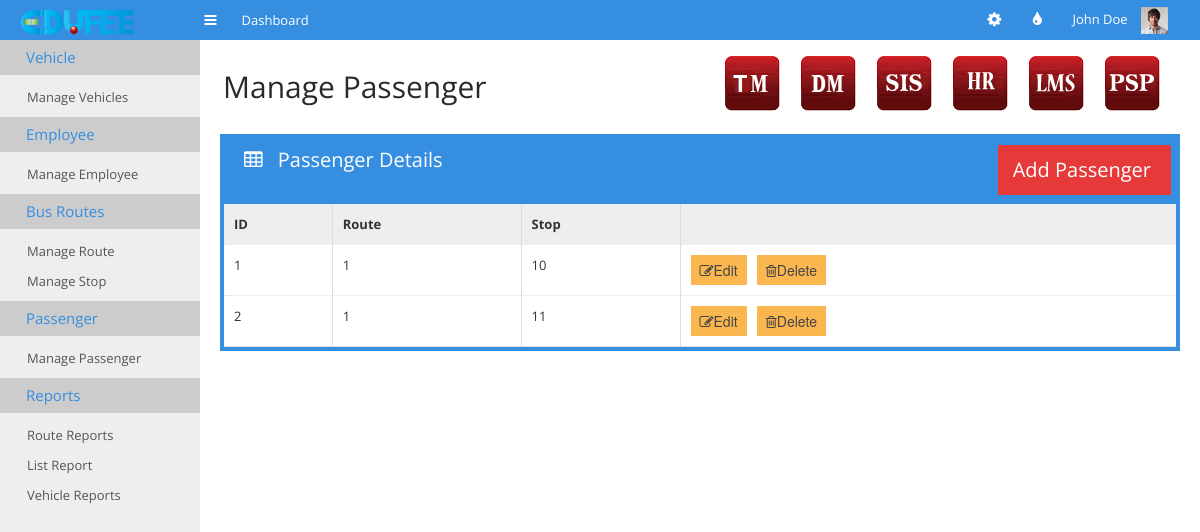
/tm-manage-passenger.php, run on an earlier commit of the app's database.
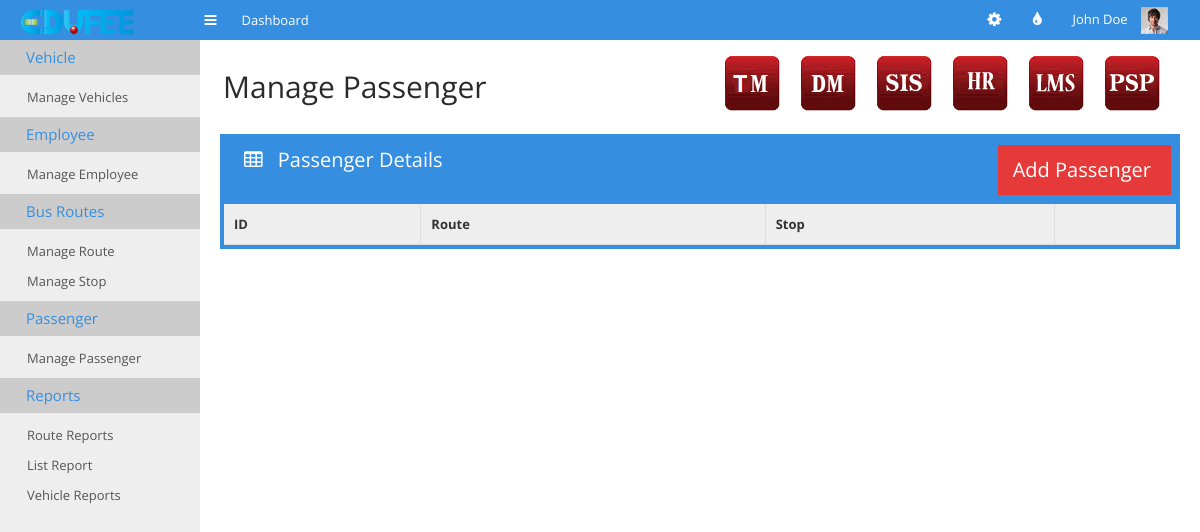
And on a later commit of the database.
### tables this page shows
CREATE TABLE IF NOT EXISTS `tm_student_details` (
  `id` int(11) NOT NULL,
  `route` int(11) DEFAULT NULL,
  `stop` int(11) DEFAULT NULL,
  `fee` int(11) DEFAULT NULL,
  `vehicle` varchar(20) DEFAULT NULL,
  PRIMARY KEY (`id`)
);

### tm-manage-passenger.php (the view, shortened to what this page needs)
 <!doctype html>
<html>
<head>
	<link rel="stylesheet" href="css/bootstrap.min.css">
	<link rel="stylesheet" href="css/bootstrap-responsive.min.css">
	<link rel="stylesheet" href="css/plugins/jquery-ui/smoothness/jquery-ui.css">
	<link rel="stylesheet" href="css/plugins/jquery-ui/smoothness/jquery.ui.theme.css">
	<link rel="stylesheet" href="css/style.css">
	<link rel="stylesheet" href="css/themes.css">
</head>
<body>
	<div id="navigation">
		<div class="container-fluid">
			<a href="#" id="brand"></a>
			<a href="#" class="toggle-nav" rel="tooltip" data-placement="bottom" title="Toggle navigation"><i class="icon-reorder"></i></a>
			<ul class='main-nav'>
				<li>
					<a href="index.html">
						<span>Dashboard</span>
					</a>
				</li>
			</ul>
			<div class="user">
				<ul class="icon-nav">
					<li class="dropdown sett">
						<a href="#" class='dropdown-toggle' data-toggle="dropdown"><i class="icon-cog"></i></a>
					</li>
					<li class='dropdown colo'>
						<a href="#" class='dropdown-toggle' data-toggle="dropdown"><i class="icon-tint"></i></a>
					</li>
				</ul>
				<div class="dropdown">
					<a href="#" class='dropdown-toggle' data-toggle="dropdown">John Doe <img src="img/demo/user-avatar.jpg" alt=""></a>
				</div>
			</div>
		</div>
	</div>
	<div class="container-fluid" id="content">
		<?php
require_once "cms.php";
?>
		<div id="main">
			<div class="container-fluid">
				<div class="page-header">
					<div class="pull-left">
						<h1>Manage Passenger</h1>
					</div>
					<div class="pull-right">
					    <ul class="minitiles" style="display:inline !important;">
					    	<li><a href="tm_main.html"><img src="img/tm_icon.png" alt=""></a></li>
					        <li><a href="http://www.edufee.com/subscribe_donation/"><img src="img/dm_icon.png" alt=""></a></li>
					        <li> <a href="http://www.edufee.com/SIS/home/"><img src="img/sis_icon.png" alt="" style="border:none;" border="0"/></a> </li>
					    	<li><a href="http://www.edufee.com/hrm/symfony/web/index.php/admin/LandingPage"><img src="img/hr_icon.png" alt=""></a></li>
					        <li> <a href="http://www.edufee.com/openbiblio/catalog/home.php"><img src="img/lms_icon.png" alt="" style="border:none;" border="0"/></a> </li>
					      <li><a href="http://www.edufee.com/psp_dashboard/psp"><img src="img/psp_icon.png" alt="" border="0"/>
					      </a></li>
					    </ul>
					</div>
				</div>
			<div class="row-fluid">
					<div class="span12">
						<div class="box box-color box-bordered">
							<div class="box-title">
								<h3>
									<i class="icon-table"></i>
									Passenger Details
								</h3>
								<div class="pull-right" style="margin-right: 5px;">
									<ul class="pull-right stats"><li class="lightred">
											<a href="tm-add-passenger.php">
												<div  style="margin-right: 5px;">
													<h3>Add Passenger</h3>
												</div>
											</a>
										</li></ul>
								</div>
							</div>
							<div class="box-content nopadding">
								<table class="table table-hover table-nomargin table-bordered">
									<thead>
										<tr>
											<th>ID</th>
											<th>Route</th>
											<th class='hidden-350'>Stop</th>
											<th></th>
										</tr>
									</thead>
									<tbody>
									<?php
										require_once "datas.php";
										$dbconnection = connectSQL($dbdetails);
										if(mysqli_connect_errno())
								        {
								            echo "db_connection_fail";
								        }
								        else
								        {
								        	$sql="select * from tm_student_details";
								        	$result=mysqli_query($dbconnection,$sql);
								        	while($row=mysqli_fetch_array($result))
											{
												echo '<tr><td>'.$row['id'].'</td><td>'.$row['route'].'</td><td class="hidden-350">'
													.$row['stop'].'</td><td><button class="edit btn btn-warning" value="'.$row['id']
													.'"><i class="icon-edit"></i>Edit</button><span>&nbsp&nbsp</span>
                                            <button class="delete btn btn-warning" value="'.$row['id']
													.'"><i class="icon-trash"></i>Delete</button></td></tr>';
											}
								        }
									?>
									</tbody>
								</table>
							</div>
						</div>
					</div>
				</div>
			</div>
		</div>
</body>
</html>

What changed in the data, as far as the page shows it:
removed tm_student_details: id "1", route "1", stop "10"
removed tm_student_details: id "2", route "1", stop "11"
